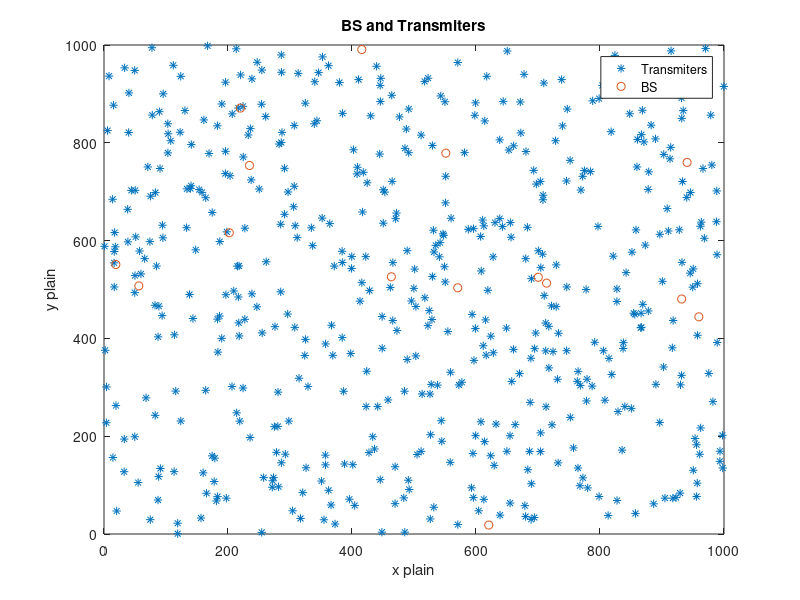

Here is the MATLAB script that generated this plot:
clear all;
clc;
close all;
lambdaTx=500;
lambdaBs=20;
areaSize=1e3;
numPointsTx=poissrnd(lambdaTx);
numPointsBS=poissrnd(lambdaBs);
transPoints = rand(numPointsTx, 2).*areaSize;
bsPoints = rand(numPointsBS, 2).*areaSize;
R=sqrt(2.*areaSize)./2;

bsPoints=bsPoints(:,1)+j.*bsPoints(:,2);
transPoints=transPoints(:,1)+j.*transPoints(:,2);

r_ij=zeros(numPointsTx,numPointsBS);
for i=1:numPointsTx
    for j=1:numPointsBS
     r_ij(i,j)=mod(abs(bsPoints(j)-transPoints(i)),R);
    end
end




figure(1)
plot(real(transPoints), imag(transPoints), '*');
title('BS and Transmiters')
xlabel('x plain')
ylabel('y plain')
hold on
plot(real(bsPoints), imag(bsPoints), 'o');
legend('Transmiters','BS');
hold off



